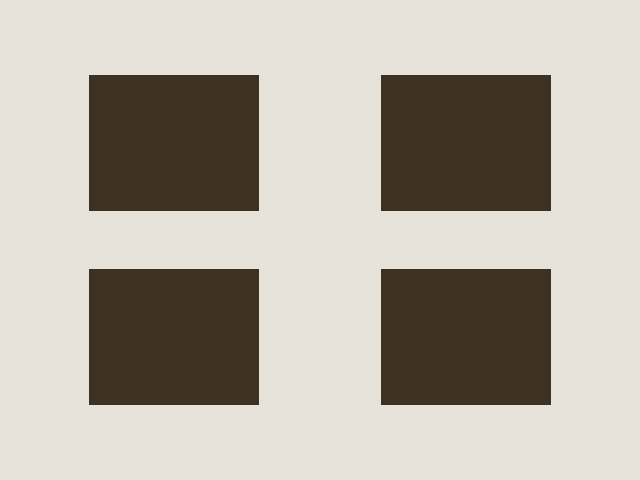
#> input picture assets/map.png, 640 x 480 px; its folder holds only this picture in this run
$ python -i test_detection.py   (imports and definitions only)   (older library calls are emulated)
#> lines starting #> are read from the running program, lines starting #| are printed output that depends on the picture; after the words box and inside, x2 and y2 are one past the last pixel; in counts of white or black regions, pixels touching at a corner belong together
import sys
import math

import cv2
import numpy as np
# [1 line not run here, left out]


def show_image():
    image = cv2.imread("assets/map.png")
#> image is the input picture: shape (480, 640, 3); mean B, G, R 163.6, 173.1, 180.1
    height, width, _ = image.shape
#> height = 480; width = 640

    gray = cv2.cvtColor(image, cv2.COLOR_RGB2GRAY)
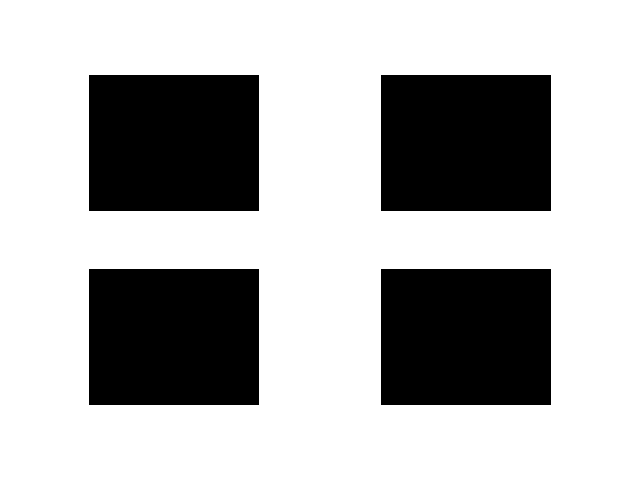
#> gray: shape (480, 640); values 46 (black) and 225 (white), 69.9% white; 4 black regions, box (x1, y1, x2, y2) and area: (89, 75, 259, 211) 23120, (381, 75, 551, 211) 23120, (89, 269, 259, 405) 23120, (381, 269, 551, 405) 23120
    thresh, im_bw = cv2.threshold(gray, 128, 255, cv2.THRESH_BINARY | cv2.THRESH_OTSU)
#> im_bw: shape (480, 640); 69.9% white; 4 black regions
#> thresh = 46

    global contours
    _, contours, _ = cv2.findContours(im_bw.copy(),
                               cv2.RETR_LIST ,
                               cv2.CHAIN_APPROX_SIMPLE)
#> contours = 5 contours; box (x1, y1, x2, y2) and area: (0, 0, 640, 480) 306081, (380, 268, 552, 406) 23425, (88, 268, 260, 406) 23425, (380, 74, 552, 212) 23425, (88, 74, 260, 212) 23425

    global points
    points = []
    for shape in contours:
        points.append([point[0] for point in shape])
#> this loop made 5 passes
#> shape on pass 5: [[0, 0], [0, 479], [639, 479], [639, 0]]
#> after the loop, points = 5 items

    cv2.drawContours(image, contours, -1, (0,255,0), 3)
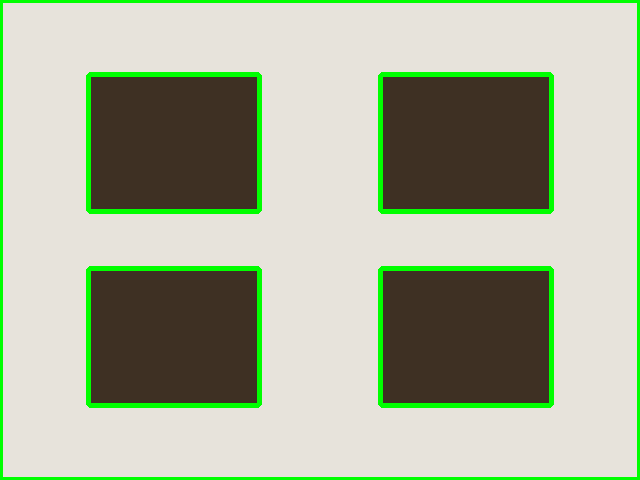
#> image: shape (480, 640, 3); 6.15% of pixels changed, all inside (x1, y1, x2, y2) = (0, 0, 640, 480)
    cv2.imshow("OpenCV visualization", image)

# [44 lines left out: functions on_t_min, on_t_max, on_dilatation, on_hough_method, on_hough_rho, on_hough_theta and 2 more, not called in this run]


_WIDTH = 640
_HEIGHT = 480
t_min = 0
t_max = 100
points = None
dilatation = 4
vis = 1
houghmethod = 1
rho = 1
threshold = 15
theta = 180

# [11 lines of commented-out code are left out]

# [2 lines not run here, left out]

##### Pyglet representation ######

import math
import pyglet
from pyglet.gl import *
from pyglet.window import key

# [1 line not run here, left out]

# [1 line that did not run here, left out]
# [1 line not run here, left out]

# [1 line that did not run here, left out]
# [1 line that did not run here, left out]
# [1 line that did not run here, left out]

# [1 line that did not run here, left out]
# [1 line that did not run here, left out]

# [10 lines left out: function move, not called in this run]

    # for point in points:
    #     if char.x < point[0] < char.x + 16 and char.y < _HEIGHT-point[1] < char.y + 16:
    #         char.x, char.y = oldx, oldy


# [1 line that did not run here, left out]
# [1 line not run here, left out]

input = {
        key.UP : (move, 'up'),
        key.DOWN : (move, 'down'),
        key.LEFT : (move, 'left'),
        key.RIGHT : (move, 'right'),
        }


# [23 lines left out: functions update, on_draw, not called in this run]
        # for i, point in enumerate(points):
        #     if i != len(points)-1:
        #         pyglet.graphics.draw(2, pyglet.gl.GL_LINES, ('v2i', (points[i][0], _HEIGHT-points[i][1], points[i+1][0], _HEIGHT-points[i+1][1])))

# [2 lines not run here, left out]

>>> result = show_image()
